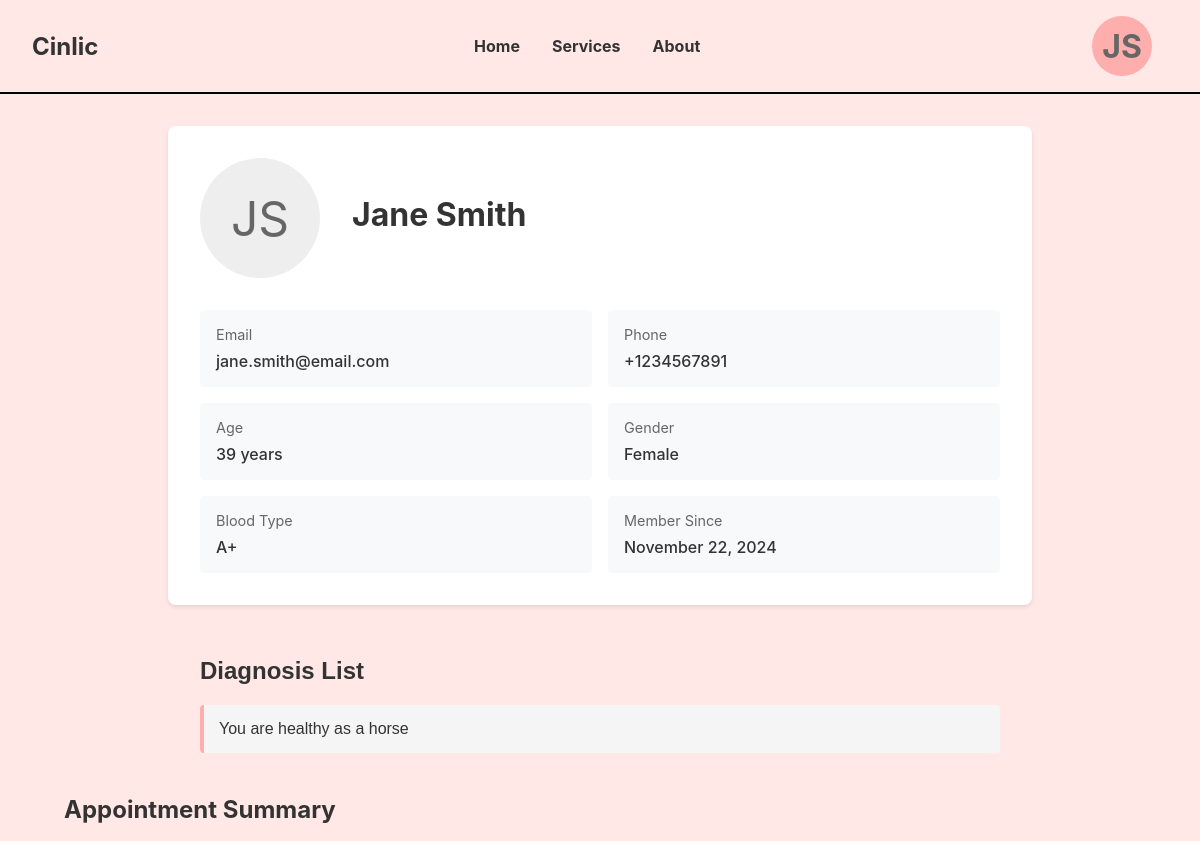
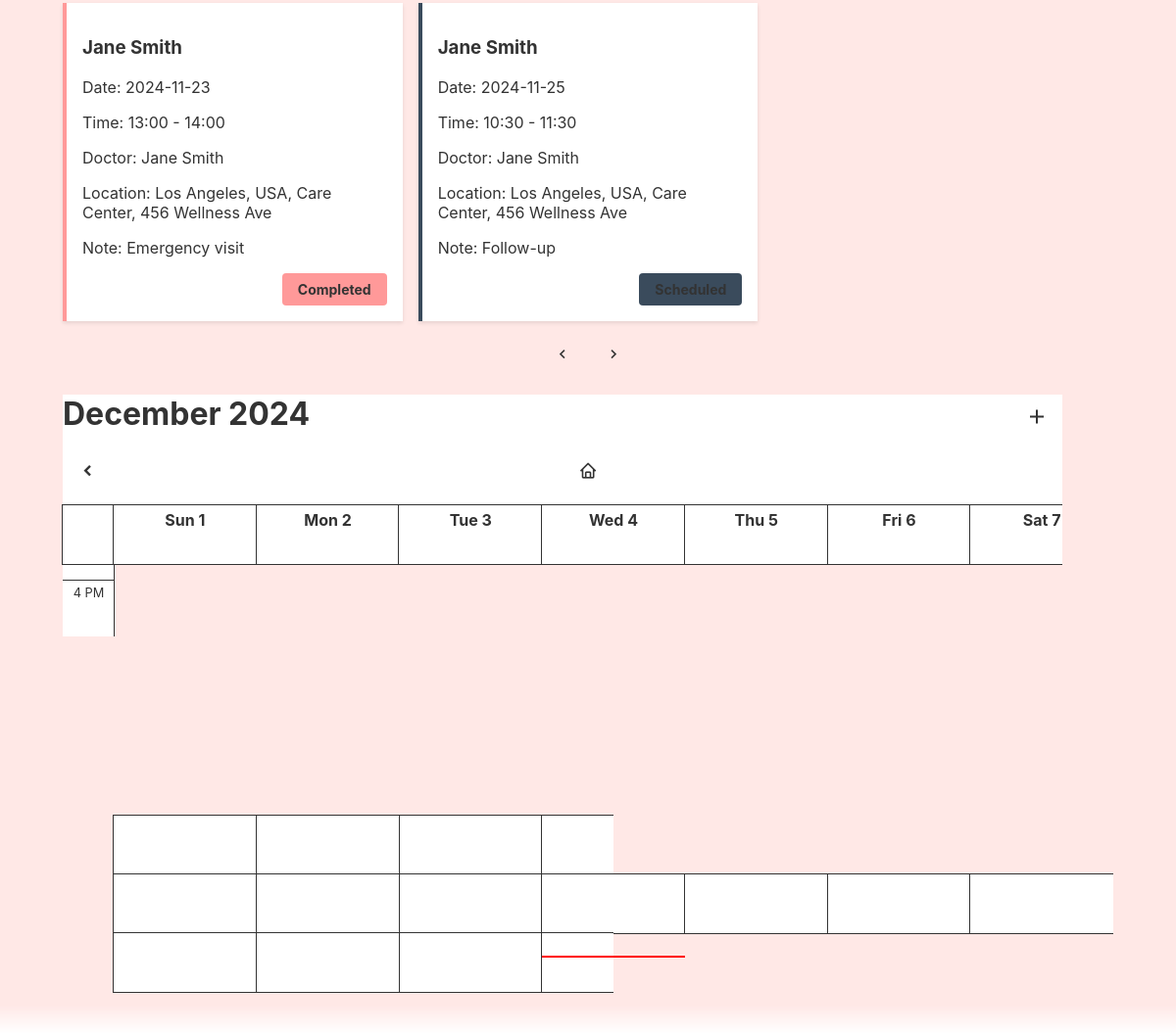
Screenshot of /user.php (signed in) with the database file from the repository (2 pictures, top to bottom).
### tables this page shows
CREATE TABLE IF NOT EXISTS patient ( 
    ID INT NOT NULL PRIMARY KEY AUTO_INCREMENT, 
    First_Name VARCHAR(50) NOT NULL,
    Last_Name VARCHAR(50) NOT NULL, 
    Email VARCHAR(100) NOT NULL UNIQUE, 
    pwd VARCHAR(255) NOT NULL, 
    phoneNum VARCHAR(15) NOT NULL, 
    DOB DATE NOT NULL, 
    gender VARCHAR(10) NOT NULL, 
    BloodType VARCHAR(3) NOT NULL,
    Created_AT TIMESTAMP DEFAULT CURRENT_TIMESTAMP,
    Updated_AT TIMESTAMP DEFAULT CURRENT_TIMESTAMP ON UPDATE CURRENT_TIMESTAMP, 
    Session_ID VARCHAR(128) DEFAULT NULL,
    CONSTRAINT chk_gender CHECK (gender IN ('Male', 'Female')),
    CONSTRAINT chk_bloodtype CHECK (BloodType IN ('A+', 'A-', 'B+', 'B-', 'AB+', 'AB-', 'O+', 'O-'))
);

CREATE TABLE IF NOT EXISTS appointment ( 
    AppointmentID INT PRIMARY KEY AUTO_INCREMENT,
    DoctorID INT NOT NULL, 
    PatientID INT NOT NULL, 
    Appointment_Date DATE NOT NULL, 
    LocationID INT, 
    StartTime TIME NOT NULL, 
    EndTime TIME NOT NULL, 
    Note VARCHAR(255), 
    Appointment_Status VARCHAR(20) NOT NULL,
    FOREIGN KEY (DoctorID) REFERENCES doctor(ID) ON DELETE RESTRICT ON UPDATE CASCADE,
    FOREIGN KEY (PatientID) REFERENCES patient(ID) ON DELETE RESTRICT ON UPDATE CASCADE,
    FOREIGN KEY (LocationID) REFERENCES location(ID) ON DELETE SET NULL ON UPDATE CASCADE,
    CONSTRAINT chk_appointment_status CHECK (Appointment_Status IN ('Scheduled', 'Pending', 'Completed', 'Cancelled', 'Rejected', 'Available')),
    CONSTRAINT chk_appointment_time CHECK (EndTime > StartTime)
);

### includes/user_model.inc.php (called while the page is built, shortened)
<?php
function getPatient_from_id($pdo, $patient_id)
{
    $query = "SELECT First_Name, Last_Name, Email, phoneNum, DOB, gender, BloodType, Created_AT FROM patient WHERE ID = :id";
    $stmt = $pdo->prepare($query);
    $stmt->bindParam(":id", $patient_id);
    $stmt->execute();
    $result = $stmt->fetch(PDO::FETCH_ASSOC);
    return $result;
}
function getAllAppointments($pdo, $patient_id)
{
    $query = "
  SELECT
    a.AppointmentID,
    a.Appointment_Date,
    a.StartTime,
    a.EndTime,
    a.Note,
    a.Appointment_Status as status,
    CONCAT(p.First_Name, ' ', p.Last_Name) as doctor_name,
    CONCAT(
        l.City, ', ',
        l.Country,
        CASE
            WHEN l.Building IS NOT NULL THEN CONCAT(', ', l.Building)
            ELSE ''
        END,
        CASE
            WHEN l.Street IS NOT NULL THEN CONCAT(', ', l.Street)
            ELSE ''
        END
    ) as location,
    (SELECT GROUP_CONCAT(s.Specialty_Name SEPARATOR ', ')
     FROM specialty s WHERE s.DoctorID = d.ID) as specialty
FROM appointment a
INNER JOIN doctor d ON a.DoctorID = d.ID
INNER JOIN patient p ON d.ID = p.ID
LEFT JOIN location l ON a.LocationID = l.ID
WHERE (a.patientid = :id OR a.doctorid = :id)
ORDER BY a.Appointment_Date
    ";
    try {
        $stmt = $pdo->prepare($query);
        $stmt->execute([
            ':id' => $patient_id
        ]);
        return $stmt->fetchAll(PDO::FETCH_ASSOC);
    } catch (PDOException $e) {
        error_log("Database error in getAppointments: " . $e->getMessage());
        return [];
    }
}
function get_medical_records($pdo, $patient_id)
{
    $query = "Select * from medical_record  where PatientId = :ID";
    try {
        $stmt = $pdo->prepare($query);
        $stmt->bindParam(':ID', $patient_id);
        $stmt->execute();
        return $stmt->fetchAll(PDO::FETCH_ASSOC);
    } catch (PDOException $e) {
        error_log("Database error in get_medical_records: " . $e->getMessage());
        return [];
    }
}

### includes/user_controller.inc.php (called while the page is built, shortened)
<?php
require_once 'user_model.inc.php';
function getAllAppointmentEvents($pdo, $id)
{
    try {
        $appointments = getAllAppointments($pdo, $id);
        $events = [];
        foreach ($appointments as $apt) {
            $events[] = [
                'appointmentId' => $apt['AppointmentID'],
                'appointment_date' => $apt['Appointment_Date'],
                'name' => $apt['doctor_name'],
                'doctor' => $apt['doctor_name'],
                'days' => [getDayOfWeek($apt['Appointment_Date'])],
                'startTime' => formatTime($apt['StartTime']),
                'endTime' => formatTime($apt['EndTime']),
                'from_time' => formatTime($apt['StartTime']),
                'to_time' => formatTime($apt['EndTime']),
                'location' => $apt['location'] ?? '',
                'note' => $apt['Note'] ?? '',
                'status' => $apt['status'] ?? 'Available',
            ];
        }
        return $events;
    } catch (Exception $e) {
        error_log("Error in getAppointmentEvents: " . $e->getMessage());
        throw new RuntimeException("Failed to process appointment events");
    }
}
function formatTime($time)
{
    return date('H:i', strtotime($time));
}
function getDayOfWeek($date)
{
    return date('w', strtotime($date));
}
function getrecords($pdo, $id)
{
    $records = get_medical_records($pdo, $id);
    return $records;
}

### user.php (the view, shortened to what this page needs)
<?php
require_once 'includes/schedule_view.inc.php';
try {
    $db = Database::getInstance();
    $pdo = $db->getConnection();
    $pdo->setAttribute(PDO::ATTR_ERRMODE, PDO::ERRMODE_EXCEPTION);
} catch (PDOException $e) {
    echo $e->getMessage();
}
try {
    $userId = $_SESSION['login_user_id'];
    $is_doctor = isset($_SESSION['Doctor_ID']);
    require_once 'includes/user_model.inc.php';
    $user = getPatient_from_id($pdo, $userId);
} catch (PDOException $e) {
    die("Query failed: " . $e->getMessage());
}
$dob = new DateTime($user['DOB']);
$today = new DateTime();
$age = $dob->diff($today)->y;
$createdDate = new DateTime($user['Created_AT']);
$formattedDate = $createdDate->format('F j, Y');
require_once 'includes/user_controller.inc.php';
$events = getAllAppointmentEvents($pdo, $userId);
$records = getrecords($pdo, $userId);
?>
<!DOCTYPE html>
<html lang="en">
<head>
    <link rel="stylesheet" href="css/layout.css">
    <link rel="stylesheet" href="css/user.css">
    <link rel="stylesheet" href="css/appointment_summary.css">
    <link rel="stylesheet" href="css/schedule.css">
    <link href='https://unpkg.com/boxicons@2.1.4/css/boxicons.min.css' rel='stylesheet'>
</head>
<body>
    <nav>
        <div class="logo">Cinlic</div>
        <div class="nav-links">
            <a href="index.php">Home</a>
            <a href="search.php">Services</a>
            <a href="about.php">About</a>
        </div>
        <?php if (!isset($_SESSION['login_user_id'])) : ?>
            <a href="signin_up.php"><button class="register-btn">Register</button></a>
        <?php else : ?>
            <ul id="drop" class="navdrop">
                <li>
                    <div class="profile-avatar">
                        <?php
                        $user = getPatient_from_id($pdo, $_SESSION['login_user_id']);
                        echo strtoupper(substr($user['First_Name'], 0, 1));
                        echo strtoupper(substr($user['Last_Name'], 0, 1));
                        ?>
                    </div>
                </li>
            </ul>
        <?php endif; ?>
    </nav>
    <main>
        <div class="profile-container">
            <div class="profile-header">
                <div id="profile-avatar">
                    <?php echo strtoupper(substr($user['First_Name'], 0, 1));
                    echo strtoupper(substr($user['Last_Name'], 0, 1)); ?>
                </div>
                <div class="profile-info">
                    <h1 class="profile-name">
                        <?php echo htmlspecialchars($user['First_Name'] . ' ' . $user['Last_Name']); ?>
                    </h1>
                </div>
            </div>
            <div class="profile-details">
                <div class="detail-item">
                    <div class="detail-label">Email</div>
                    <div class="detail-value"><?php echo htmlspecialchars($user['Email']); ?></div>
                </div>
                <div class="detail-item">
                    <div class="detail-label">Phone</div>
                    <div class="detail-value"><?php echo htmlspecialchars($user['phoneNum']); ?></div>
                </div>
                <div class="detail-item">
                    <div class="detail-label">Age</div>
                    <div class="detail-value"><?php echo $age; ?> years</div>
                </div>
                <div class="detail-item">
                    <div class="detail-label">Gender</div>
                    <div class="detail-value"><?php echo htmlspecialchars($user['gender']); ?></div>
                </div>
                <div class="detail-item">
                    <div class="detail-label">Blood Type</div>
                    <div class="detail-value"><?php echo htmlspecialchars($user['BloodType']); ?></div>
                </div>
                <div class="detail-item">
                    <div class="detail-label">Member Since</div>
                    <div class="detail-value"><?php echo $formattedDate; ?></div>
                </div>
            </div>
        </div>
        <?php
        if ($records) {
            echo '<div class="diagnosis-list">
            <h2>Diagnosis List</h2>';
            foreach ($records as $rec) {
                echo '<div class="diagnosis-item">
                <div class ="diagnosis-title " >Diagnosis: ' . $rec['Diagnosis'] . '</div>
                <div class ="diagnosis-title " >DiagnosisDate: ' . $rec['DiagnosisDate'] . '</div>
                <div class ="diagnosis-title " >Treatment: ' . $rec['Treatment'] . '</div>
                <div class ="diagnosis-title " >Notes: ' . $rec['Notes'] . '</div></div>';
            }
            echo '</div>';
        } else {
            echo '<div class="diagnosis-list">
            <h2>Diagnosis List</h2> <div class="diagnosis-item">You are healthy as a horse </div>';
        }
        ?>
        </div>
        <div class="appointment-summary">
            <h2>Appointment Summary</h2>
            <div class="appointment-list">
                <div class="appointment-cards ">
                    <?php
                    usort($events, function ($a, $b) {
                        $dateA = strtotime($a['appointment_date']);
                        $dateB = strtotime($b['appointment_date']);
                        return $dateA - $dateB;
                    });
                    foreach ($events as $appointment) {
                        $status = $appointment['status'];
                        $statusClass = strtolower($status);
                        echo '<div class="appointment-card ' . $statusClass . '">';
                        echo '<h3>' . htmlspecialchars($appointment['name']) . '</h3>';
                        echo '<p>Date: ' . htmlspecialchars(date('Y-m-d', strtotime($appointment['appointment_date']))) . '</p>';
                        echo '<p>Time: ' . htmlspecialchars($appointment['startTime']) . ' - ' . htmlspecialchars($appointment['endTime']) . '</p>';
                        echo '<p>Doctor: ' . htmlspecialchars($appointment['doctor']) . '</p>';
                        echo '<p>Location: ' . htmlspecialchars($appointment['location']) . '</p>';
                        echo '<p>Note: ' . htmlspecialchars($appointment['note']) . '</p>';
                        echo '<div class="appointment-status">';
                        echo '<span class="status-label">' . htmlspecialchars($status) . '</span>';
                        echo '</div>';
                        echo '</div>';
                    }
                    ?>
                </div>
                <div class="pagination">
                    <button class="prev-btn"><i class='bx bx-chevron-left'></i></button>
                    <button class="next-btn"><i class='bx bx-chevron-right'></i></button>
                </div>
            </div>
        </div>
        <div class="calendar-wrapper">
            <div class="fixed-header">
                <h1 class="current-month"></h1>
                <div class="calendar" id="calendar-header"></div>
                <?php if ($is_doctor): ?>
                    <button id="add-event-btn"><i class="bx bx-plus"></i></button>
                <?php endif; ?>
            </div>
            <div class="calendar-container">
                <div class="calendar" id="calendar-body"></div>
            </div>
        </div>
    </main>
</body>
</html>

### css/layout.css (style rules this page uses)
body { margin: 0; font-family: -apple-system, BlinkMacSystemFont, "Segoe UI", Roboto, sans-serif; background-color: #ffe8e6; }
nav { display: flex; justify-content: space-between; padding: 1rem 2rem; align-items: center; background-color: #ffe8e6; border-bottom: 2px solid rgba(0, 0, 0, 1); font-weight: 700; }
.logo { font-size: 1.5rem; font-weight: bold; color: #333; }
.nav-links { display: flex; align-items: center; gap: 2rem; justify-content: center; flex-grow: 1; }
.nav-links a { text-decoration: none; color: #333; transition: 0.3s ease; }
.profile-avatar { margin: 0 1rem; width: 60px; height: 60px; border-radius: 30px; background: #ffaeae; display: flex; align-items: center; justify-content: center; font-size: 2rem; color: #666; }
.navdrop { list-style-type: none; margin: 0; padding: 0; display: flex; justify-content: right; flex-grow: 0; }
.navdrop li { list-style-type: none; position: relative; cursor: pointer; }

### css/user.css (style rules this page uses)
.profile-container { max-width: 800px; margin: 2rem auto; padding: 2rem; background: #fff; border-radius: 8px; box-shadow: 0 2px 4px rgba(0, 0, 0, 0.1); }
.profile-header { display: flex; align-items: center; margin-bottom: 2rem; gap: 2rem; }
#profile-avatar { width: 120px; height: 120px; border-radius: 60px; background: #eee; display: flex; align-items: center; justify-content: center; font-size: 3rem; color: #666; }
.profile-info { flex: 1; }
.profile-name { font-size: 2rem; margin: 0 0 0.5rem 0; }
.profile-details { display: grid; grid-template-columns: repeat(2, 1fr); gap: 1rem; margin-top: 2rem; }
.detail-item { padding: 1rem; background: #f8f9fa; border-radius: 4px; }
.detail-label { color: #666; font-size: 0.9rem; margin-bottom: 0.5rem; }
.detail-value { font-weight: 500; }
.diagnosis-list { width: 100%; max-width: 800px; margin: auto; font-family: Arial, sans-serif; height: auto; overflow: auto; }
.diagnosis-item { padding: 15px; margin-bottom: 10px; background-color: #f5f5f5; border-left: 4px solid #ffaeae; border-radius: 4px; }
[class^="status-"] { padding: 4px 12px; border-radius: 20px; font-size: 0.875rem; font-weight: 500; display: inline-block; }

### css/appointment_summary.css (style rules this page uses)
.appointment-summary { margin-top: 2rem; background-color: transparent; padding: 0 4rem; border-radius: 4px; }
.appointment-list { display: flex; flex-direction: column; }
.appointment-cards { display: grid; grid-template-columns: repeat(3, 1fr); grid-gap: 1rem; }
.appointment-card { background-color: #fff; padding: 1rem; border-left: 4px solid #ccc; box-shadow: 0 2px 4px rgba(0, 0, 0, 0.1); }
.appointment-card.completed { border-color: #ff9999; }
.appointment-card.scheduled { border-color: #3a4b5c; }
.appointment-status { display: flex; justify-content: flex-end; margin-top: 1rem; }
.status-label { font-weight: bold; padding: 0.5rem 1rem; border-radius: 4px; }
.appointment-card.completed .status-label { background-color: #ff9999; }
.appointment-card.scheduled .status-label { background-color: #3a4b5c; }
.pagination { display: flex; justify-content: center; margin-top: 1rem; }
.pagination button { background-color: transparent; color: #333333; border: none; padding: 0.5rem 1rem; border-radius: 0.25rem; cursor: pointer; transition: color 0.3s ease; }
.pagination button i { font-size: 1.2rem; }

### css/schedule.css (style rules this page uses)
:root { --bg-color: #fff; --text-color: #333; --event-text: #fff; --grid-color: #e0e0e0; --active-day-bg: #f0f0f0; }
body { color: var(--text-color); }
.calendar-container { position: relative; height: 100%; overflow-y: auto; outline: 2px solid #333; }
.calendar { display: grid; grid-template-columns: auto repeat(7, 1fr); background-color: transparent; }
.fixed-header { position: relative; top: 0; z-index: 100; background-color: var(--bg-color); }
.calendar-container { scrollbar-width: none; -ms-overflow-style: none; }
.calendar-container::after { content: ""; position: fixed; bottom: 0; left: 0; right: 0; height: 30px; background: linear-gradient( to top, rgba(255, 255, 255, 1), rgba(255, 255, 255, 0) ); pointer-events: none; }
#add-event-btn { position: absolute; top: 10px; right: 60px; background: none; border: none; font-size: 24px; cursor: pointer; color: #333; transition: color 0.3s ease; }
.calendar-wrapper { position: relative; display: block; padding: 0 4rem; height: 60vh; }

### rows the page displays
patient: First_Name "J", Last_Name "S", First_Name+Last_Name "Jane Smith", Email "jane.smith@email.com", phoneNum "+1234567891", gender "Female", BloodType "A+", Created_AT "November 22, 2024"
appointment: name "Jane Smith", Appointment_Date "2024-11-23", startTime "13:00", endTime "14:00", doctor "Jane Smith", location "Los Angeles, USA, Care Center, 456 Wellness Ave", Note "Emergency visit", Appointment_Status "Completed"
appointment: name "Jane Smith", Appointment_Date "2024-11-25", startTime "10:30", endTime "11:30", doctor "Jane Smith", location "Los Angeles, USA, Care Center, 456 Wellness Ave", Note "Follow-up", Appointment_Status "Scheduled"
